Frame 1 (no input): blank canvas, image omitted
Frame 60 (the mouse pressed at the canvas centre just before this capture): blank canvas, image omitted
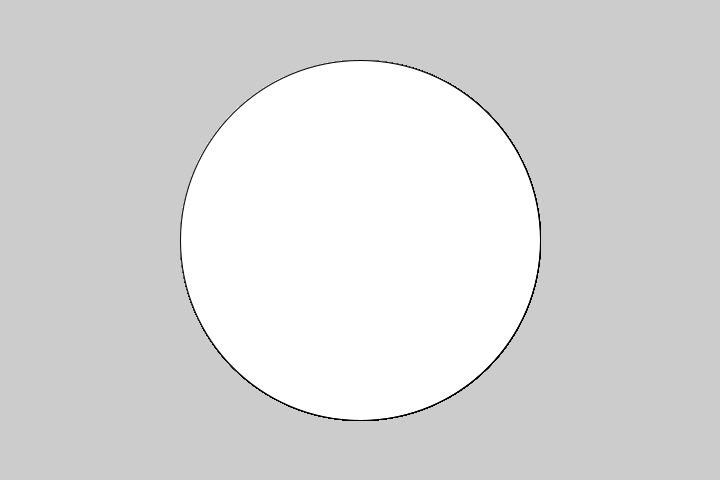
Frame 120 (the mouse held since frame 60 and released just before this capture)

The Processing sketch whose frames 1 and 60 were blank and that drew this single picture after the mouse press (run headless with seeded random() and noise(); from frame 60 on, the mouse is pressed at the canvas centre):

// Processing sketch: sketch_03_mousepressed
// ── sketch_03_mousepressed.pde
void setup() {
  size(720, 480);
}

void draw() {
  //background(204, 204, 204);
  if (mousePressed) {
    ellipse(mouseX, mouseY, 360, 360);
  }
}
